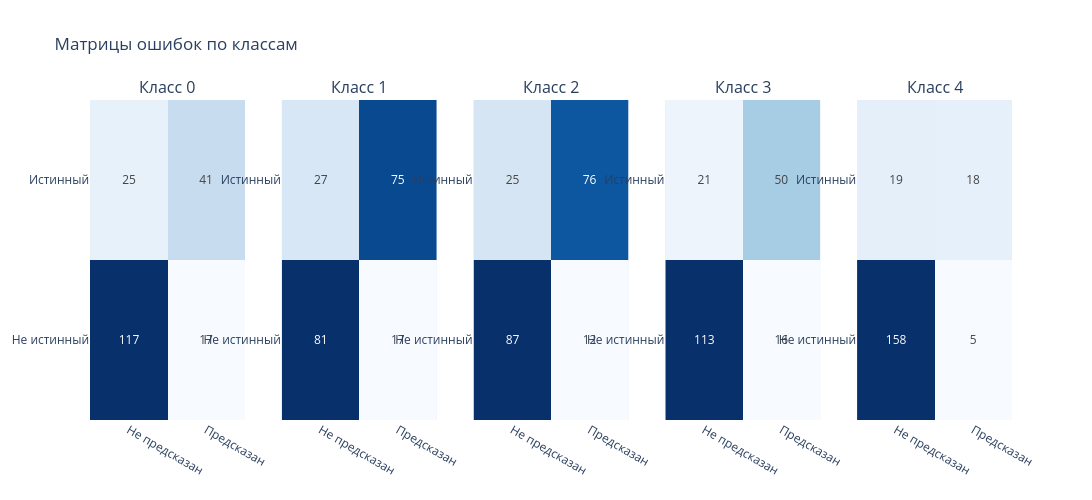

Source (notebook cell):
### Code cell
y_pred = best_log_reg.predict(X_test)

cm = multilabel_confusion_matrix(y_test, y_pred)


n_classes = cm.shape[0]
fig = make_subplots(rows=1, cols=n_classes, subplot_titles=[f'Класс {i}' for i in range(n_classes)])

for i in range(n_classes):
    fig.add_trace(
        go.Heatmap(
            z=cm[i],
            x=['Не предсказан', 'Предсказан'],
            y=['Не истинный', 'Истинный'],
            colorscale='Blues',
            showscale=False,
            text=cm[i],
            texttemplate="%{text}"
        ),
        row=1, col=i+1
    )

fig.update_layout(
    title_text='Матрицы ошибок по классам',
    width=400 * n_classes,
    height=500
)

fig.show()

### Figure 1 — Plotly figure (JSON) as saved in the notebook; plotly's stock layout.template omitted (floating-point values rounded to 4 significant figures)
{"data": [{"colorscale": [[0, "rgb(247,251,255)"], [0.125, "rgb(222,235,247)"], [0.25, "rgb(198,219,239)"], [0.375, "rgb(158,202,225)"], [0.5, "rgb(107,174,214)"], [0.625, "rgb(66,146,198)"], [0.75, "rgb(33,113,181)"], [0.875, "rgb(8,81,156)"], [1, "rgb(8,48,107)"]], "showscale": false, "text": [[117, 17], [25, 41]], "texttemplate": "%{text}", "type": "heatmap", "x": ["Не предсказан", "Предсказан"], "xaxis": "x", "y": ["Не истинный", "Истинный"], "yaxis": "y", "z": [[117, 17], [25, 41]]}, {"colorscale": [[0, "rgb(247,251,255)"], [0.125, "rgb(222,235,247)"], [0.25, "rgb(198,219,239)"], [0.375, "rgb(158,202,225)"], [0.5, "rgb(107,174,214)"], [0.625, "rgb(66,146,198)"], [0.75, "rgb(33,113,181)"], [0.875, "rgb(8,81,156)"], [1, "rgb(8,48,107)"]], "showscale": false, "text": [[81, 17], [27, 75]], "texttemplate": "%{text}", "type": "heatmap", "x": ["Не предсказан", "Предсказан"], "xaxis": "x2", "y": ["Не истинный", "Истинный"], "yaxis": "y2", "z": [[81, 17], [27, 75]]}, {"colorscale": [[0, "rgb(247,251,255)"], [0.125, "rgb(222,235,247)"], [0.25, "rgb(198,219,239)"], [0.375, "rgb(158,202,225)"], [0.5, "rgb(107,174,214)"], [0.625, "rgb(66,146,198)"], [0.75, "rgb(33,113,181)"], [0.875, "rgb(8,81,156)"], [1, "rgb(8,48,107)"]], "showscale": false, "text": [[87, 12], [25, 76]], "texttemplate": "%{text}", "type": "heatmap", "x": ["Не предсказан", "Предсказан"], "xaxis": "x3", "y": ["Не истинный", "Истинный"], "yaxis": "y3", "z": [[87, 12], [25, 76]]}, {"colorscale": [[0, "rgb(247,251,255)"], [0.125, "rgb(222,235,247)"], [0.25, "rgb(198,219,239)"], [0.375, "rgb(158,202,225)"], [0.5, "rgb(107,174,214)"], [0.625, "rgb(66,146,198)"], [0.75, "rgb(33,113,181)"], [0.875, "rgb(8,81,156)"], [1, "rgb(8,48,107)"]], "showscale": false, "text": [[113, 16], [21, 50]], "texttemplate": "%{text}", "type": "heatmap", "x": ["Не предсказан", "Предсказан"], "xaxis": "x4", "y": ["Не истинный", "Истинный"], "yaxis": "y4", "z": [[113, 16], [21, 50]]}, {"colorscale": [[0, "rgb(247,251,255)"], [0.125, "rgb(222,235,247)"], [0.25, "rgb(198,219,239)"], [0.375, "rgb(158,202,225)"], [0.5, "rgb(107,174,214)"], [0.625, "rgb(66,146,198)"], [0.75, "rgb(33,113,181)"], [0.875, "rgb(8,81,156)"], [1, "rgb(8,48,107)"]], "showscale": false, "text": [[158, 5], [19, 18]], "texttemplate": "%{text}", "type": "heatmap", "x": ["Не предсказан", "Предсказан"], "xaxis": "x5", "y": ["Не истинный", "Истинный"], "yaxis": "y5", "z": [[158, 5], [19, 18]]}], "layout": {"annotations": [{"font": {"size": 16}, "showarrow": false, "text": "Класс 0", "x": 0.084, "xanchor": "center", "xref": "paper", "y": 1, "yanchor": "bottom", "yref": "paper"}, {"font": {"size": 16}, "showarrow": false, "text": "Класс 1", "x": 0.292, "xanchor": "center", "xref": "paper", "y": 1, "yanchor": "bottom", "yref": "paper"}, {"font": {"size": 16}, "showarrow": false, "text": "Класс 2", "x": 0.5, "xanchor": "center", "xref": "paper", "y": 1, "yanchor": "bottom", "yref": "paper"}, {"font": {"size": 16}, "showarrow": false, "text": "Класс 3", "x": 0.708, "xanchor": "center", "xref": "paper", "y": 1, "yanchor": "bottom", "yref": "paper"}, {"font": {"size": 16}, "showarrow": false, "text": "Класс 4", "x": 0.916, "xanchor": "center", "xref": "paper", "y": 1, "yanchor": "bottom", "yref": "paper"}], "height": 500, "title": {"text": "Матрицы ошибок по классам"}, "width": 2000, "xaxis": {"anchor": "y", "domain": [0, 0.168]}, "xaxis2": {"anchor": "y2", "domain": [0.208, 0.376]}, "xaxis3": {"anchor": "y3", "domain": [0.416, 0.584]}, "xaxis4": {"anchor": "y4", "domain": [0.624, 0.792]}, "xaxis5": {"anchor": "y5", "domain": [0.832, 1]}, "yaxis": {"anchor": "x", "domain": [0, 1]}, "yaxis2": {"anchor": "x2", "domain": [0, 1]}, "yaxis3": {"anchor": "x3", "domain": [0, 1]}, "yaxis4": {"anchor": "x4", "domain": [0, 1]}, "yaxis5": {"anchor": "x5", "domain": [0, 1]}}}
